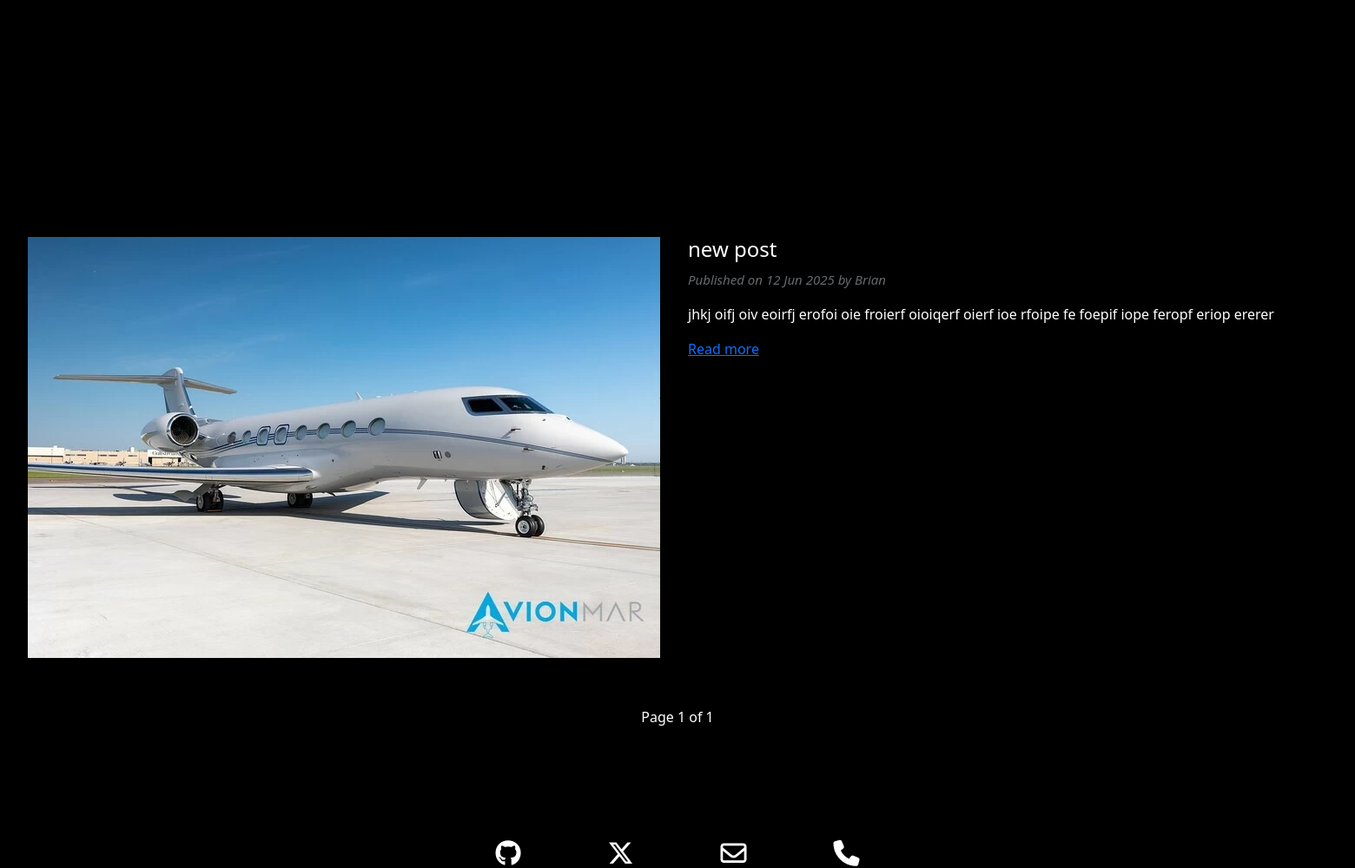
/blogs/ (lower part), run on an earlier commit of the app's database.
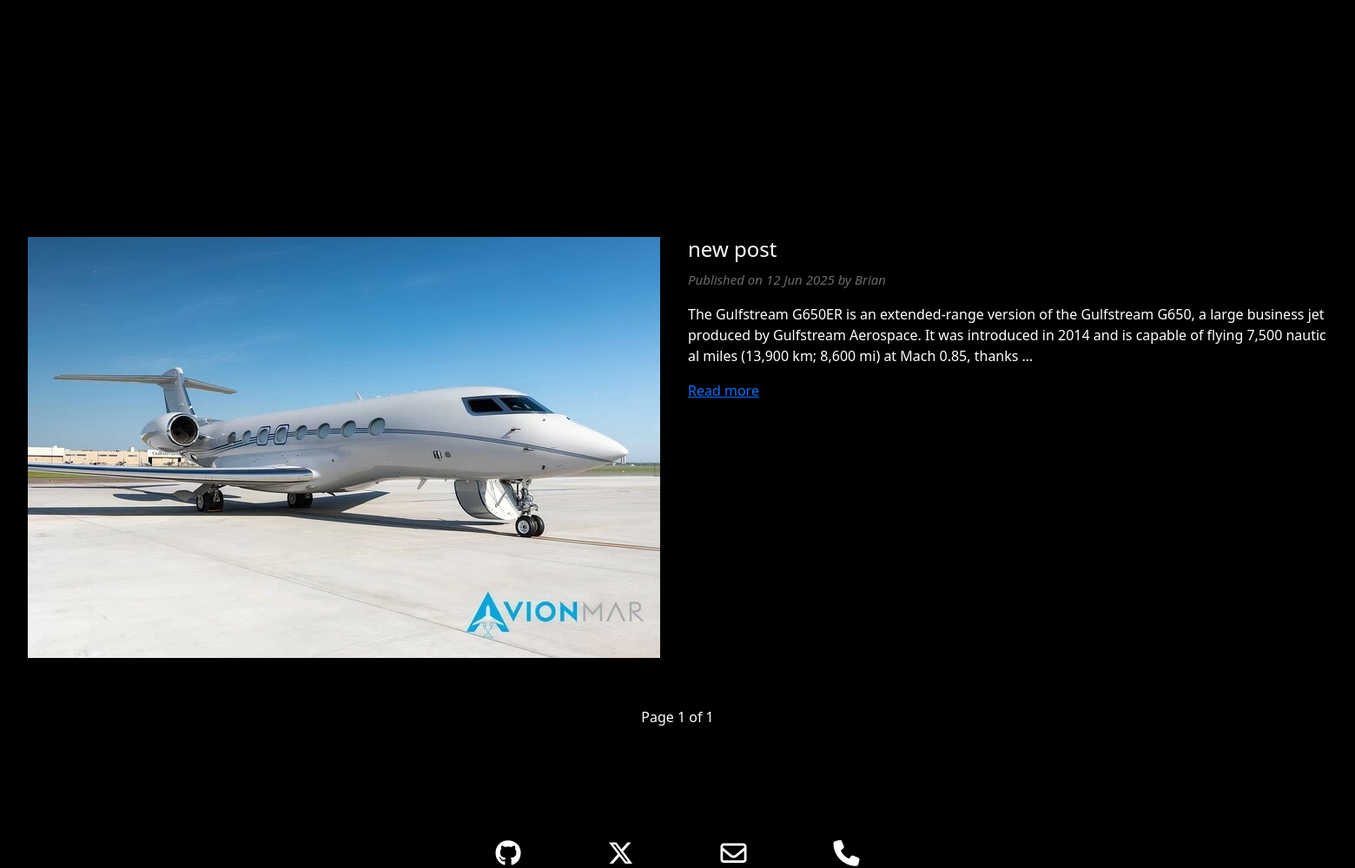
And on a later commit of the database.
### blogs/models.py (models this page shows, shortened)
class Post(models.Model):
    class Status(models.TextChoices):
        DRAFT = 'DF', 'Draft'
        PUBLISHED = 'PB', 'Published'
    title = models.CharField(max_length=200)
    slug = models.SlugField(max_length=200, unique=True)
    author = models.ForeignKey(settings.AUTH_USER_MODEL, on_delete=models.CASCADE, related_name='blog_posts')
    thumbnail = models.ImageField(upload_to='blogs/%Y/%m/%d/', blank=True, null=True)
    content = models.TextField()
    status = models.CharField(max_length=2, choices=Status.choices, default=Status.DRAFT)
    published = models.DateTimeField(default=timezone.now)
    created_at = models.DateTimeField(auto_now_add=True)
    updated_at = models.DateTimeField(auto_now=True)
    def get_absolute_url(self):
        return reverse(
            'blogs:post_detail',
            args=[
                self.published.year,
                self.published.month,
                self.published.day,
                self.slug
            ]
        )
    class Meta:
        ordering = ['-published']
        indexes = [models.Index(fields=['-published'])]

### blogs/views.py (the view)
# urls.py: path('', views.post_list, name='post_list'),
def post_list(request):
    posts = Post.objects.filter(status=Post.Status.PUBLISHED)
    paginator = Paginator(posts, 2)
    page_number = request.GET.get('page', 1)
    try:
        posts = paginator.page(page_number)
    except PageNotAnInteger:
        posts = paginator.page(1)
    except EmptyPage:
        posts = paginator.page(paginator.num_pages)
    return render(
        request,
        'blogs/list.html',
        {'posts': posts}
    )

### blogs/templates/blogs/list.html (shortened to what this page needs)
{% extends 'base.html' %}
{% load thumbnail %}
{% block content %}
{% for post in posts %}
<div id="blog-post">
    <a href="{{post.get_absolute_url}}">
        <img src="{% thumbnail post.thumbnail 300x0%}" alt="{{post.title}}" id="thumbnail">
    </a>
    <div id="blog-post-content">
    <h1><a href="{{post.get_absolute_url}}" id="blog-post-title">{{post.title}}</a></h1>
    <em>Published on {{post.published|date:"d M Y"}} by {{post.author}}</em>
    <p>{{post.content|truncatewords:40|linebreaks}}</p>
    <p><a href="{{post.get_absolute_url}}">Read more</a></p>
    </div>
</div>
{% endfor %}
<div style="text-align: center;">
    {% include 'projects/includes/pagination.html' with page=posts %}
</div>
{% endblock %}

### accounts/templates/base.html (shortened to what this page needs)
{% load static %}
<!DOCTYPE html>
<html lang="en-us">
<head>
    <link href="{% static 'css/index.css' %}" rel="stylesheet" type="text/css" />
    <link href="https://cdn.jsdelivr.net/npm/bootstrap@5.3.3/dist/css/bootstrap.min.css" rel="stylesheet">
</head>
<body class="bg-black text-white">
    {% block content %}
    {% endblock %}
    <footer>
      <div id="socials">
        <a href="https://github.com/Osorabrian" title="Github">
          <i class="fa-brands fa-github" style="color: #ffffff;"></i>
        </a>
        <a href="https://x.com/BryanOsora" title="X">
          <i class="fa-brands fa-x-twitter" style="color: #ffffff;"></i>
        </a>
        <a href="mailto:osorabrian@gmail.com" title="Email">
          <i class="fa-regular fa-envelope" style="color: #ffffff;"></i>
        </a>
        <a href="tel:+6692356809" title="Phone">
          <i class="fa-solid fa-phone" style="color: #ffffff;"></i>
        </a>
      </div>
    </footer>
  </body>
</html>

### projects/templates/projects/includes/pagination.html (shortened to what this page needs)
<p class="mt-4">
    Page {{page.number}} of {{page.paginator.num_pages}}
    </p>

### accounts/static/css/index.css (style rules this page uses)
body { margin: 20px; background-color: black; color: white; }
#socials { display: flex; justify-content: center; margin-top: 130px; }
i { font-size: 30px; margin-inline: 50px; }
#blog-post { display: flex; flex-wrap: nowrap; gap: 2rem; padding: 2rem; }
#blog-post-title { text-decoration: none; color: white; font-size: 1.5rem; margin-bottom: 0.5rem; display: block; }
#blog-post-content { word-break: break-all; }
#blog-post em { color: #666A6D; font-size: 15px; }
#blog-post p { margin: 1rem 0; font-size: 1.0rem; }

What changed in the data, as far as the page shows it:
changed Post "new post": content "jhkj oifj oiv eoirfj erofoi oie froierf oioiqerf oierf ioe rfoipe fe foepif iope feropf eriop ererer" → "The Gulfstream G650ER is an extended-range version of the Gulfstream G650, a large business jet produced by Gulfstream Aerospace. It was introduced in 2014 and is capable of flying 7,500 nautical miles (13,900 km; 8,600 mi) at Mach 0.85, thanks …"
